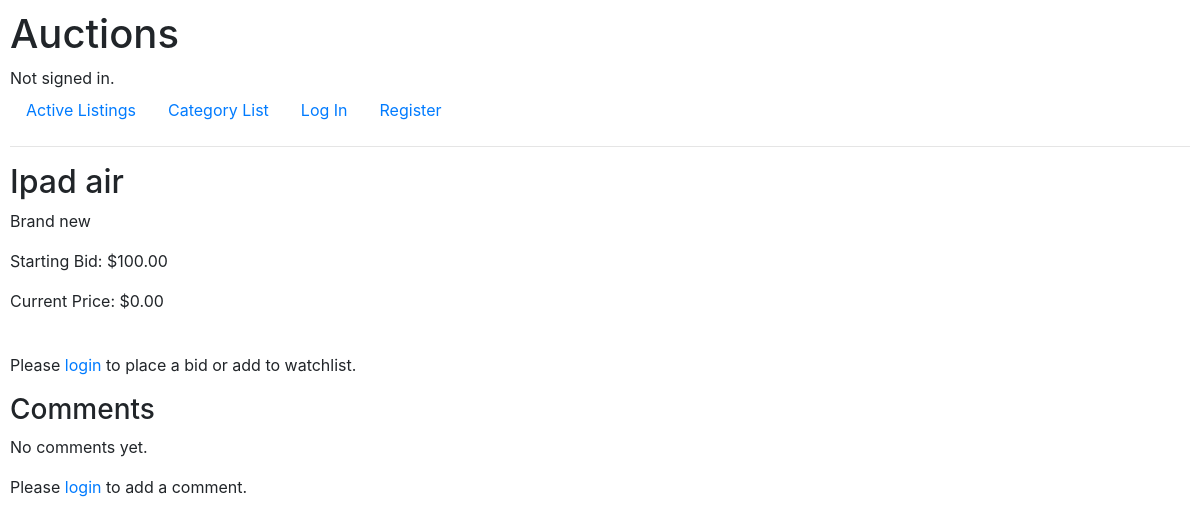
The app's page /4, older data.
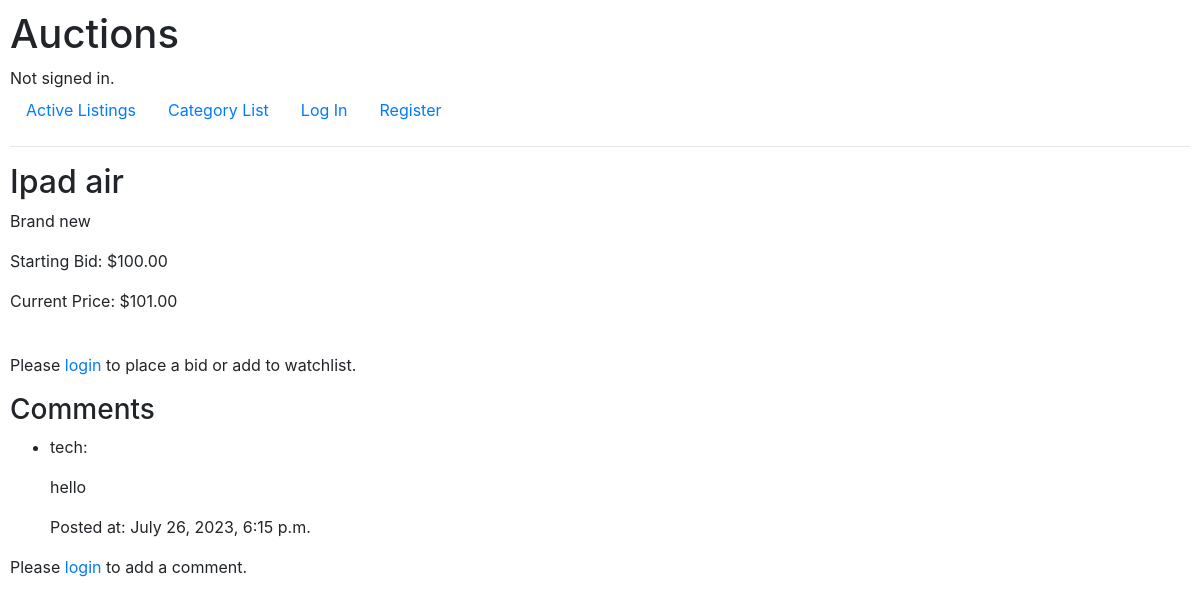
The same page, newer data.
### auctions/models.py (models this page shows, shortened)
class Comment(models.Model):
    listing = models.ForeignKey(Listing, on_delete=models.CASCADE, related_name = "comments")
    commenter = models.ForeignKey(User, on_delete=models.CASCADE, related_name = "comments")
    text = models.TextField()
    created_at = models.DateTimeField(auto_now_add=True)

class User(AbstractUser):
    first_name = models.CharField(max_length=64)
    last_name = models.CharField(max_length=64)

### auctions/views.py (the view, shortened to what this page needs)
# urls.py: path("<str:listing_id>", views.listing, name="listing"),
def listing(request, listing_id):
    listing = get_object_or_404(Listing, pk=listing_id)
    current_bid = listing.current_bid
    watchlisted = False
    is_creator = False
    won_auction = False
    bid_form = BidForm()
    comment_form = CommentForm()
    return render(request, "auctions/listing.html", {
        "listing": listing,
        "current_bid": current_bid,
        "bid_form": bid_form,
        "watchlisted": watchlisted,
        "is_creator": is_creator,
        "won_auction": won_auction,
        "comment_form": comment_form
    })

### auctions/models.py (called while the page is built)
    @property
    def current_bid(self):
        highest_bid = self.bids.order_by('-amount').first()
        if highest_bid:
            return Decimal(highest_bid.amount).quantize(Decimal('0.00'))
        return Decimal(0).quantize(Decimal('0.00'))

### auctions/templates/auctions/listing.html (shortened to what this page needs)
{% extends "auctions/layout.html" %}
{% block body %}
    <h2>{{ listing.title }}</h2>
    <p>{{ listing.description }}</p>
    <p>Starting Bid: ${{ listing.starting_bid }}</p>
    <p>Current Price: ${{ current_bid|floatformat:2 }}</p>
    <br>
    {% if not listing.closed %}
        {% if user.is_authenticated %}
            {% if is_creator %}
                {% if not listing.closed %}
                    <form method="post" action="{% url 'listing' listing_id=listing.id %}">
                        {% csrf_token %}
                        <button type="submit" name="close_auction">Close Auction</button>
                    </form>
                {% endif %}
            {% else %}
                <form method="post" action="{% url 'listing' listing_id=listing.id %}">
                    {% csrf_token %}
                    {% if watchlisted %}
                        <button type="submit" name="remove_from_watchlist">Remove from Watchlist</button>
                    {% else %}
                        <button type="submit" name="add_to_watchlist">Add to Watchlist</button>
                    {% endif %}
                </form>
                <form method="post" action="{% url 'listing' listing_id=listing.id %}">
                    {% csrf_token %}
                    <h3>Place a bid</h3>
                    {{ bid_form }}
                    <button type="submit" name="place_bid">Place Bid</button>
                </form>
            {% endif %}
        {% else %}
            <p>Please <a href="{% url 'login' %}">login</a> to place a bid or add to watchlist.</p>
        {% endif %}
    {% else %}
        {% if is_creator %}
            {% if listing.winner %}
                <p>The winner is {{listing.winner.username}}.</p>
            {% endif %}
        {% endif%}
    {% endif %}
    <h3>Comments</h3>
    {% if listing.comments.exists %}
        <ul>
            {% for comment in listing.comments.all %}
            <li>
                <p>{{ comment.commenter.username }}:</p>
                <p>{{ comment.text }}</p>
                <p>Posted at: {{ comment.created_at }}</p>
            </li>
            {% endfor %}
        </ul>
    {% else %}
        <p>No comments yet.</p>
    {% endif%}
    {% if not listing.closed %}
        {% if user.is_authenticated %}
            <h3>Add a Comment</h3>
            <form method="post" action="{% url 'listing' listing_id=listing.id%}">
                {% csrf_token %}
                {{ comment_form }}
                <button type="submit" name="add_comment">Submit Comment</button>
            </form>
        {% else %}
            <p>Please <a href="{% url 'login' %}">login</a> to add a comment.</p>
        {% endif %}
    {% endif %}
{% endblock %}

Row changes from the older to the newer data that the page shows:
added Comment: commenter.username "tech", text "hello", created_at "July 26, 2023, 6:15 p.m."
Text that changed along with them:
{{ current_bid|floatformat:2 }}: "0.00" → "101.00"
text no longer shown: "No comments yet."
